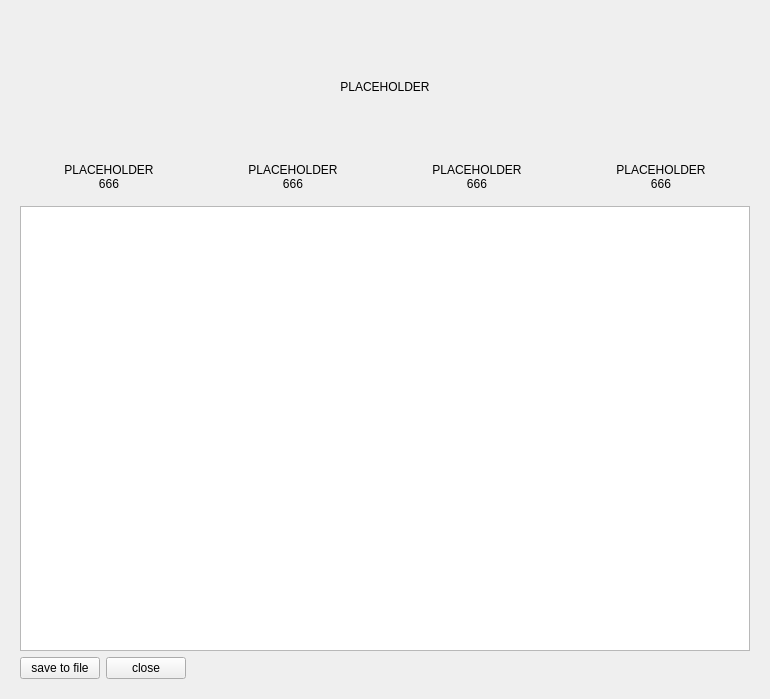
<?xml version="1.0" encoding="UTF-8"?>
<ui version="4.0">
 <class>ResultInterface</class>
 <widget class="QWidget" name="ResultInterface">
  <property name="geometry">
   <rect>
    <x>0</x>
    <y>0</y>
    <width>770</width>
    <height>699</height>
   </rect>
  </property>
  <property name="windowTitle">
   <string>Form</string>
  </property>
  <layout class="QGridLayout" name="gridLayout_4">
   <item row="0" column="0">
    <widget class="SimpleCardWidget" name="HeaderCard">
     <layout class="QGridLayout" name="gridLayout">
      <item row="1" column="0">
       <spacer name="horizontalSpacer_3">
        <property name="orientation">
         <enum>Qt::Horizontal</enum>
        </property>
        <property name="sizeHint" stdset="0">
         <size>
          <width>40</width>
          <height>20</height>
         </size>
        </property>
       </spacer>
      </item>
      <item row="1" column="2">
       <spacer name="horizontalSpacer_4">
        <property name="orientation">
         <enum>Qt::Horizontal</enum>
        </property>
        <property name="sizeHint" stdset="0">
         <size>
          <width>40</width>
          <height>20</height>
         </size>
        </property>
       </spacer>
      </item>
      <item row="1" column="1">
       <layout class="QVBoxLayout" name="verticalLayout">
        <item>
         <layout class="QHBoxLayout" name="horizontalLayout">
          <item>
           <widget class="IconWidget" name="headerTitleIcon">
            <property name="minimumSize">
             <size>
              <width>48</width>
              <height>48</height>
             </size>
            </property>
            <property name="maximumSize">
             <size>
              <width>48</width>
              <height>48</height>
             </size>
            </property>
           </widget>
          </item>
         </layout>
        </item>
        <item>
         <widget class="TitleLabel" name="headerTitleLabel">
          <property name="text">
           <string>PLACEHOLDER</string>
          </property>
          <property name="alignment">
           <set>Qt::AlignCenter</set>
          </property>
         </widget>
        </item>
       </layout>
      </item>
      <item row="2" column="1">
       <widget class="HorizontalSeparator" name="HorizontalSeparator"/>
      </item>
      <item row="0" column="1">
       <widget class="HorizontalSeparator" name="HorizontalSeparator_2"/>
      </item>
     </layout>
    </widget>
   </item>
   <item row="1" column="0">
    <widget class="SimpleCardWidget" name="BodyCard">
     <layout class="QVBoxLayout" name="verticalLayout_12">
      <item>
       <layout class="QHBoxLayout" name="horizontalLayout_6">
        <item>
         <widget class="CardWidget" name="totalCard">
          <layout class="QVBoxLayout" name="verticalLayout_9">
           <item>
            <layout class="QVBoxLayout" name="verticalLayout_10">
             <item>
              <layout class="QHBoxLayout" name="horizontalLayout_5">
               <item>
                <widget class="IconWidget" name="totalIcon">
                 <property name="minimumSize">
                  <size>
                   <width>24</width>
                   <height>24</height>
                  </size>
                 </property>
                 <property name="maximumSize">
                  <size>
                   <width>24</width>
                   <height>24</height>
                  </size>
                 </property>
                </widget>
               </item>
              </layout>
             </item>
             <item>
              <layout class="QVBoxLayout" name="verticalLayout_11">
               <property name="spacing">
                <number>0</number>
               </property>
               <item>
                <widget class="BodyLabel" name="totalTitleLabel">
                 <property name="text">
                  <string>PLACEHOLDER</string>
                 </property>
                 <property name="alignment">
                  <set>Qt::AlignCenter</set>
                 </property>
                </widget>
               </item>
               <item>
                <widget class="StrongBodyLabel" name="totalNumberLabel">
                 <property name="text">
                  <string>666</string>
                 </property>
                 <property name="alignment">
                  <set>Qt::AlignCenter</set>
                 </property>
                </widget>
               </item>
              </layout>
             </item>
            </layout>
           </item>
          </layout>
         </widget>
        </item>
        <item>
         <widget class="CardWidget" name="correctCard">
          <layout class="QVBoxLayout" name="verticalLayout_4">
           <item>
            <layout class="QVBoxLayout" name="verticalLayout_3">
             <item>
              <layout class="QHBoxLayout" name="horizontalLayout_3">
               <item>
                <widget class="IconWidget" name="correctIcon">
                 <property name="minimumSize">
                  <size>
                   <width>24</width>
                   <height>24</height>
                  </size>
                 </property>
                 <property name="maximumSize">
                  <size>
                   <width>24</width>
                   <height>24</height>
                  </size>
                 </property>
                </widget>
               </item>
              </layout>
             </item>
             <item>
              <layout class="QVBoxLayout" name="verticalLayout_5">
               <property name="spacing">
                <number>0</number>
               </property>
               <item>
                <widget class="BodyLabel" name="correctTitleLabel">
                 <property name="text">
                  <string>PLACEHOLDER</string>
                 </property>
                 <property name="alignment">
                  <set>Qt::AlignCenter</set>
                 </property>
                </widget>
               </item>
               <item>
                <widget class="StrongBodyLabel" name="correctNumberLabel">
                 <property name="text">
                  <string>666</string>
                 </property>
                 <property name="alignment">
                  <set>Qt::AlignCenter</set>
                 </property>
                </widget>
               </item>
              </layout>
             </item>
            </layout>
           </item>
          </layout>
         </widget>
        </item>
        <item>
         <widget class="CardWidget" name="missCard">
          <layout class="QVBoxLayout" name="verticalLayout_6">
           <item>
            <layout class="QVBoxLayout" name="verticalLayout_7">
             <item>
              <layout class="QHBoxLayout" name="horizontalLayout_4">
               <item>
                <widget class="IconWidget" name="missIcon">
                 <property name="minimumSize">
                  <size>
                   <width>24</width>
                   <height>24</height>
                  </size>
                 </property>
                 <property name="maximumSize">
                  <size>
                   <width>24</width>
                   <height>24</height>
                  </size>
                 </property>
                </widget>
               </item>
              </layout>
             </item>
             <item>
              <layout class="QVBoxLayout" name="verticalLayout_8">
               <property name="spacing">
                <number>0</number>
               </property>
               <item>
                <widget class="BodyLabel" name="missTitleLabel">
                 <property name="text">
                  <string>PLACEHOLDER</string>
                 </property>
                 <property name="alignment">
                  <set>Qt::AlignCenter</set>
                 </property>
                </widget>
               </item>
               <item>
                <widget class="StrongBodyLabel" name="missNumberLabel">
                 <property name="text">
                  <string>666</string>
                 </property>
                 <property name="alignment">
                  <set>Qt::AlignCenter</set>
                 </property>
                </widget>
               </item>
              </layout>
             </item>
            </layout>
           </item>
          </layout>
         </widget>
        </item>
        <item>
         <widget class="CardWidget" name="gradeCard">
          <layout class="QVBoxLayout" name="verticalLayout_16">
           <item>
            <layout class="QVBoxLayout" name="verticalLayout_17">
             <item>
              <layout class="QHBoxLayout" name="horizontalLayout_9">
               <item>
                <widget class="IconWidget" name="gradeIcon">
                 <property name="minimumSize">
                  <size>
                   <width>24</width>
                   <height>24</height>
                  </size>
                 </property>
                 <property name="maximumSize">
                  <size>
                   <width>24</width>
                   <height>24</height>
                  </size>
                 </property>
                </widget>
               </item>
              </layout>
             </item>
             <item>
              <layout class="QVBoxLayout" name="verticalLayout_18">
               <property name="spacing">
                <number>0</number>
               </property>
               <item>
                <widget class="BodyLabel" name="gradeTitleLabel">
                 <property name="text">
                  <string>PLACEHOLDER</string>
                 </property>
                 <property name="alignment">
                  <set>Qt::AlignCenter</set>
                 </property>
                </widget>
               </item>
               <item>
                <widget class="StrongBodyLabel" name="gradeNumberLabel">
                 <property name="text">
                  <string>666</string>
                 </property>
                 <property name="alignment">
                  <set>Qt::AlignCenter</set>
                 </property>
                </widget>
               </item>
              </layout>
             </item>
            </layout>
           </item>
          </layout>
         </widget>
        </item>
       </layout>
      </item>
      <item>
       <layout class="QHBoxLayout" name="horizontalLayout_7">
        <item>
         <widget class="TableWidget" name="TableWidget">
          <property name="sizePolicy">
           <sizepolicy hsizetype="Expanding" vsizetype="Expanding">
            <horstretch>0</horstretch>
            <verstretch>0</verstretch>
           </sizepolicy>
          </property>
          <property name="minimumSize">
           <size>
            <width>357</width>
            <height>0</height>
           </size>
          </property>
          <property name="editTriggers">
           <set>QAbstractItemView::NoEditTriggers</set>
          </property>
          <property name="tabKeyNavigation">
           <bool>false</bool>
          </property>
         </widget>
        </item>
       </layout>
      </item>
      <item>
       <layout class="QHBoxLayout" name="horizontalLayout_8">
        <item>
         <widget class="PrimaryPushButton" name="SaveToFileButton">
          <property name="text">
           <string>save to file</string>
          </property>
         </widget>
        </item>
        <item>
         <widget class="PushButton" name="CloseButton">
          <property name="text">
           <string>close</string>
          </property>
         </widget>
        </item>
        <item>
         <spacer name="horizontalSpacer">
          <property name="orientation">
           <enum>Qt::Horizontal</enum>
          </property>
          <property name="sizeHint" stdset="0">
           <size>
            <width>40</width>
            <height>20</height>
           </size>
          </property>
         </spacer>
        </item>
       </layout>
      </item>
     </layout>
    </widget>
   </item>
  </layout>
 </widget>
 <customwidgets>
  <customwidget>
   <class>PushButton</class>
   <extends>QPushButton</extends>
   <header>qfluentwidgets</header>
  </customwidget>
  <customwidget>
   <class>PrimaryPushButton</class>
   <extends>PushButton</extends>
   <header>qfluentwidgets</header>
  </customwidget>
  <customwidget>
   <class>IconWidget</class>
   <extends>QWidget</extends>
   <header>qfluentwidgets</header>
  </customwidget>
  <customwidget>
   <class>HorizontalSeparator</class>
   <extends>QWidget</extends>
   <header>qfluentwidgets</header>
  </customwidget>
  <customwidget>
   <class>CardWidget</class>
   <extends>QFrame</extends>
   <header>qfluentwidgets</header>
   <container>1</container>
  </customwidget>
  <customwidget>
   <class>SimpleCardWidget</class>
   <extends>CardWidget</extends>
   <header>qfluentwidgets</header>
   <container>1</container>
  </customwidget>
  <customwidget>
   <class>BodyLabel</class>
   <extends>QLabel</extends>
   <header>qfluentwidgets</header>
  </customwidget>
  <customwidget>
   <class>StrongBodyLabel</class>
   <extends>QLabel</extends>
   <header>qfluentwidgets</header>
  </customwidget>
  <customwidget>
   <class>TitleLabel</class>
   <extends>QLabel</extends>
   <header>qfluentwidgets</header>
  </customwidget>
  <customwidget>
   <class>TableWidget</class>
   <extends>QTableWidget</extends>
   <header>qfluentwidgets</header>
  </customwidget>
 </customwidgets>
 <resources>
  <include location="../../resource/resource.qrc"/>
 </resources>
 <connections/>
</ui>
